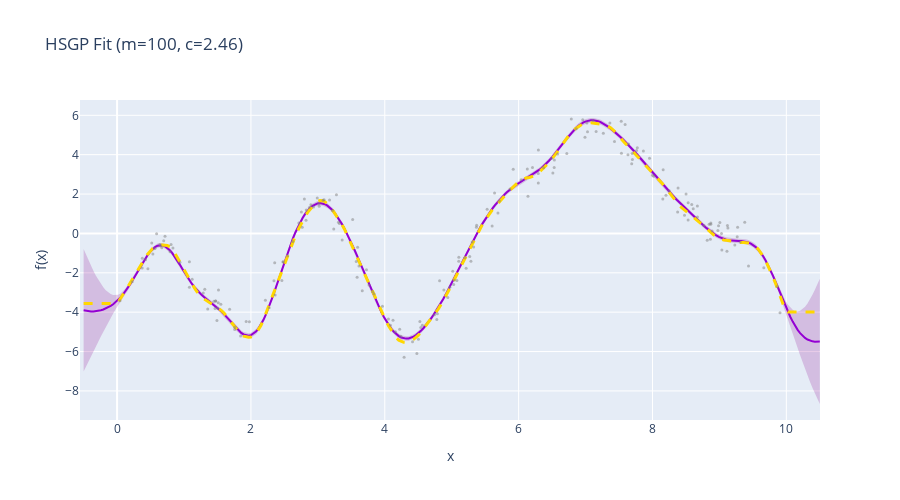

The notebook cell saved with this chart:
### Code cell
f_hsgp_mean = posterior_pred_hsgp.posterior_predictive['f_pred'].mean(dim=['chain', 'draw']).values
f_hsgp_std = posterior_pred_hsgp.posterior_predictive['f_pred'].std(dim=['chain', 'draw']).values

# Plot HSGP results
fig = go.Figure()

# Credible interval
fig.add_trace(go.Scatter(
    x=np.concatenate([x_test, x_test[::-1]]),
    y=np.concatenate([f_hsgp_mean + 2*f_hsgp_std, (f_hsgp_mean - 2*f_hsgp_std)[::-1]]),
    fill='toself',
    fillcolor='rgba(139,0,139,0.2)',
    line=dict(color='rgba(139,0,139,0)'),
    name='95% Credible Interval',
    showlegend=True
))

# Posterior mean
fig.add_trace(go.Scatter(
    x=x_test,
    y=f_hsgp_mean,
    mode='lines',
    name='HSGP Posterior Mean',
    line=dict(color='darkviolet', width=2)
))

# True function
f_true_interp = np.interp(x_test, x, f_true)
fig.add_trace(go.Scatter(
    x=x_test,
    y=f_true_interp,
    mode='lines',
    name='True Function',
    line=dict(color='gold', width=3, dash='dash')
))

# Data subsample
subsample_idx = RNG.choice(len(df), size=200, replace=False)
fig.add_trace(go.Scatter(
    x=df['x'][subsample_idx],
    y=df['y'][subsample_idx],
    mode='markers',
    name='Data (subsample)',
    marker=dict(size=3, color='gray', opacity=0.5)
))

fig.update_layout(
    title=f'HSGP Fit (m={m_hsgp}, c={c_hsgp:.2f})',
    xaxis_title='x',
    yaxis_title='f(x)',
    height=500,
    showlegend=False,
    hovermode='x unified'
)

fig.show()

### Figure 1 — Plotly figure (JSON) as saved in the notebook; plotly's stock layout.template omitted (floating-point values rounded to 4 significant figures; data arrays with more than 128 entries replaced by an {"elided": "..."} marker saying what was removed)
{"data": [{"fill": "toself", "fillcolor": "rgba(139,0,139,0.2)", "line": {"color": "rgba(139,0,139,0)"}, "name": "95% Credible Interval", "showlegend": true, "type": "scatter", "x": {"elided": "600 float values"}, "y": {"elided": "600 float values"}}, {"line": {"color": "darkviolet", "width": 2}, "mode": "lines", "name": "HSGP Posterior Mean", "type": "scatter", "x": {"elided": "300 float values"}, "y": {"elided": "300 float values"}}, {"line": {"color": "gold", "dash": "dash", "width": 3}, "mode": "lines", "name": "True Function", "type": "scatter", "x": {"elided": "300 float values"}, "y": {"elided": "300 float values"}}, {"marker": {"color": "gray", "opacity": 0.5, "size": 3}, "mode": "markers", "name": "Data (subsample)", "type": "scatter", "x": {"elided": "200 float values"}, "y": {"elided": "200 float values"}}], "layout": {"height": 500, "hovermode": "x unified", "showlegend": false, "title": {"text": "HSGP Fit (m=100, c=2.46)"}, "xaxis": {"title": {"text": "x"}}, "yaxis": {"title": {"text": "f(x)"}}}}
